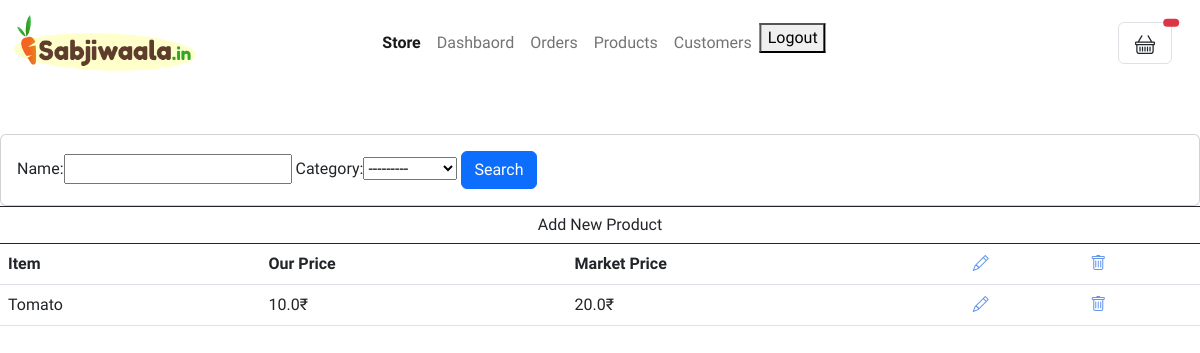
The page /products/ (signed in) on the database as committed earlier.
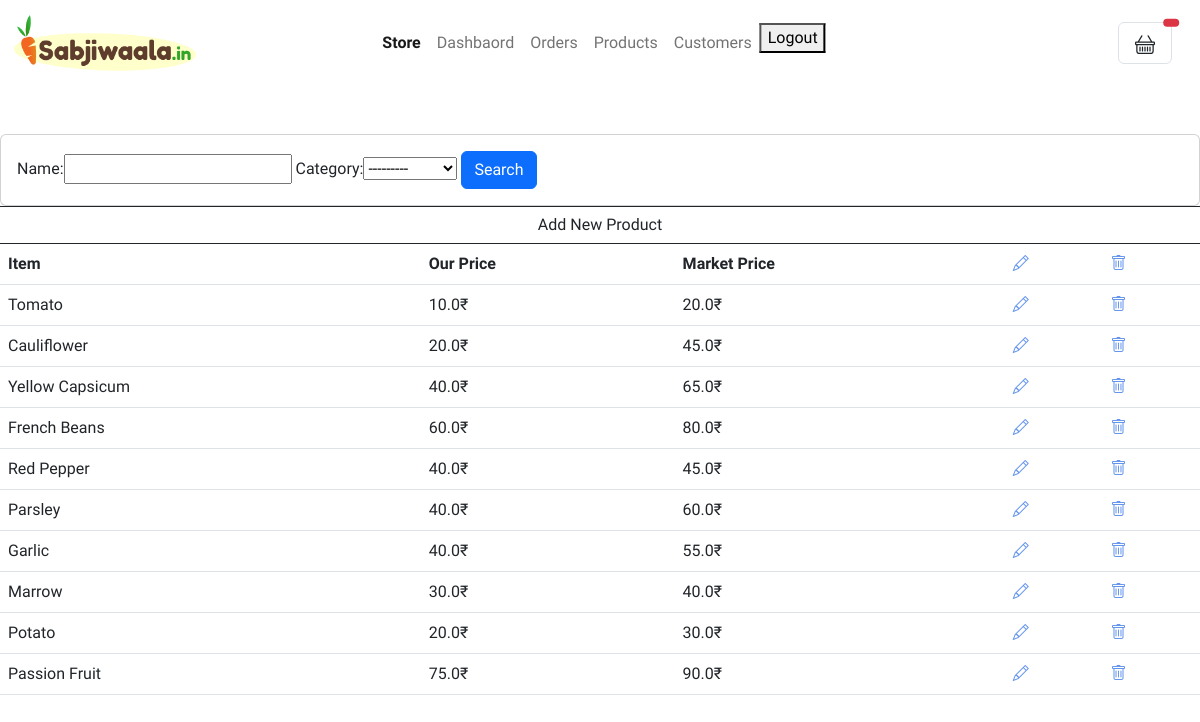
The same page on the database as committed later.
### main/models.py (models this page shows, shortened)
class Product(models.Model):
    CATEGORY = (
        ("Fruit","Fruit"),
        ("Vegetable","Vegetable"),
    )
    name = models.CharField(max_length=200, null=True)
    market_price = models.FloatField(null=True)
    shop_price = models.FloatField(null=True)
    category = models.CharField(max_length=200, null=True, choices=CATEGORY)
    date_created = models.DateTimeField(auto_now_add=True, null=True)
    pic = models.ImageField(upload_to='products',default = 'default.png', null=True,blank=True)
    tag = models.ManyToManyField(Tag,blank=True)
    visibilty = models.BooleanField(default=True,blank=True,null=True)
    class Meta:
        ordering = ['date_created']

### main/views.py (the view)
# urls.py: path('products/', views.product, name = "products" ),
@login_required
def product(request):
    template_name = 'main/products.html'
    products = Product.objects.all()
    filter = ProductFilter(request.GET,queryset=products)
    products = filter.qs
    context ={
        "products":products,
        "filter":filter,
    }
    return render(request,template_name, context)

### main/templates/main/products.html (shortened to what this page needs)
{% extends 'main/main.html' %}
{% block content %}
{% load static %}
<br>
<br>
<div class="row">
  <div class="col">
      <div class="card card-body">
          <form action="" method="get">
              {{filter.form}}
              <button class="btn btn-primary" type="submit">Search</button>
          </form>
      </div>
  </div>
</div>
<div class="row">
  <a  class="btn btn-outline-dark" href="{% url 'main:product_create' %}">Add New Product</a>
</div>
<div class="row">
  <div class="col">
    <div class="col-md3">
      <table class="table">
        <thead>
          <tr>
            <th scope="col">Item</th>
            <th scope="col"> Our Price</th>
            <th scope="col"> Market Price </th>
            <th scope="col">
              <i class="bi-pencil" style="color: cornflowerblue;"></i>
            </th>
            <th scope="col">
              <i class="bi-trash" style="color: cornflowerblue;"></i>
            </th>
          </tr>
        </thead>
        <tbody>
          {% for product in products %}
          <tr>
            <td scope="row"> {{product.name}} </td>
            <td scope="row">{{product.shop_price}}₹</td>
            <td scope="row">{{product.market_price}}₹</td>
            <td> <a href="{% url 'main:product_update' product.id %}"><i class="bi-pencil" style="color: cornflowerblue;"></i> </a></td>
            <td> <a href="{% url 'main:product_delete' product.id %}"><i class="bi-trash" style="color: cornflowerblue;"></i> </a></td>
          </tr>
          {% endfor %}
      </table>
    </div>
  </div>
</div>
{% endblock %}

Rows that differ between the two databases and show on the page:
added Product: name "Cauliflower", shop_price "20.0", market_price "45.0"
added Product: name "Yellow Capsicum", shop_price "40.0", market_price "65.0"
added Product: name "French Beans", shop_price "60.0", market_price "80.0"
added Product: name "Red Pepper", shop_price "40.0", market_price "45.0"
added Product: name "Parsley", shop_price "40.0", market_price "60.0"
added Product: name "Garlic", shop_price "40.0", market_price "55.0"
added Product: name "Marrow", shop_price "30.0", market_price "40.0"
added Product: name "Potato", shop_price "20.0", market_price "30.0"
added Product: name "Passion Fruit", shop_price "75.0", market_price "90.0"
